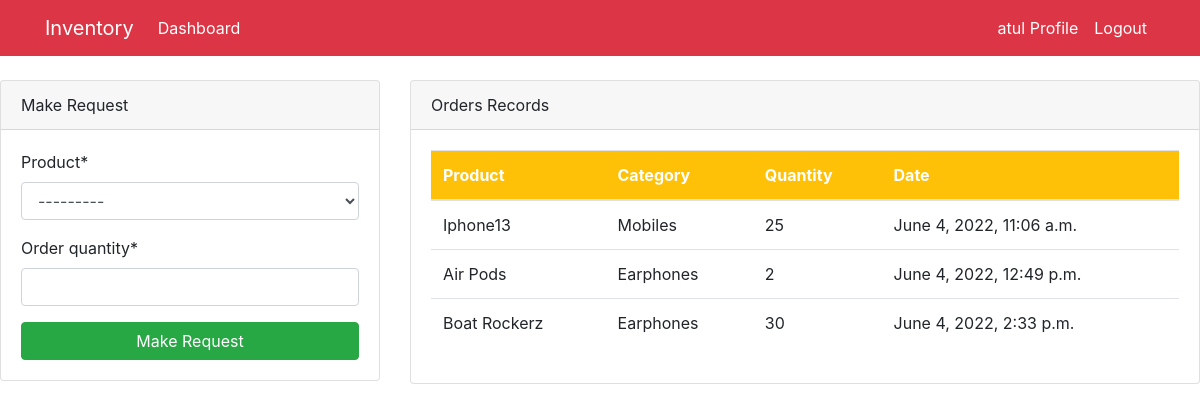
The app's page /dashboard/ (signed in) with its own data.
### dashboard/models.py (models this page shows)
class Order(models.Model):
    product = models.ForeignKey(Product,on_delete=models.CASCADE,null = True)
    staff = models.ForeignKey(User,models.CASCADE,null = True)
    order_quantity = models.PositiveIntegerField(null = True)
    date = models.DateTimeField(auto_now_add = True)
    class Meta:
        verbose_name_plural = 'Order'

class Product(models.Model):
    name = models.CharField(max_length = 100,null=True)
    category = models.CharField(max_length = 100,choices = CATEGORY)
    quantity = models.PositiveIntegerField(null=True)
    class Meta:
        verbose_name_plural = 'Products'
    def __str__(self):
        return f'{self.name}-{self.quantity}'

### dashboard/views.py (the view)
# urls.py: path('dashboard/',views.index,name='dashboard-index'),
@login_required(login_url = 'user-login')
def index(request):
    orders = Order.objects.all()
    products=Product.objects.all()
    product_count = products.count()
    orders_count = orders.count()
    workers = User.objects.all()
    workers_count = workers.count()
    if request.method == 'POST':
        form = OrderForm(request.POST)
        if form.is_valid():
            instance=form.save(commit=False)
            instance.staff=request.user
            instance.save()
            return redirect('dashboard-index')
    else:
        form = OrderForm()
    context={
        'orders':orders,
        'form' : form,
        'products' : products,
        'workers_count' : workers_count,
        'orders_count' : orders_count,
        'product_count':product_count,
    }
    return render(request,'dashboard/index.html',context)

### dashboard/forms.py
class OrderForm(forms.ModelForm):
    class Meta:
        model = Order
        fields = ['product','order_quantity']

### template/dashboard/index.html (shortened to what this page needs)
{%extends 'partials/base.html'%}
{% block content %}
{% if user.is_authenticated and user.is_staff and user.is_superuser%}
{%include 'partials/topnav.html'%}
<div class="container">
    <div class="row my-5">
        <div class="col-md-6">
            <div class="bg-white">
                <canvas id="myChart1" width="400" height="300"></canvas>
                <script>
                    var ctx = document.getElementById('myChart1').getContext('2d');
                    var myChart1 = new Chart(ctx, {
                        type: 'pie',
                        data: {
                            labels: [{% for order in orders %} '{{order.product.name}}',{% endfor %}],
                    datasets: [{
                        label: 'Products',
                        data: [{% for order in orders %} {{ order.order_quantity }}, {% endfor %}],
                        backgroundColor: [
                            'rgba(255, 99, 132, 1)',
                            'rgba(54, 162, 235, 1)',
                            'rgba(255, 206, 86, 1)',
                            'rgba(75, 192, 192, 1)',
                            'rgba(153, 102, 255, 1)',
                            'rgba(255, 159, 64, 1)',
                            'rgba(211, 99, 132, 1)',
                            'rgba(239, 162, 235, 1)',
                            'rgba(255, 206, 86, 1)',
                            'rgba(35, 192, 192, 1)',
                            'rgba(93, 102, 255, 1)',
                            'rgba(25, 159, 64, 1)'
                        ],
                            borderColor: [
                                'rgba(255, 99, 132, 1)',
                                'rgba(54, 162, 235, 1)',
                                'rgba(255, 206, 86, 1)',
                                'rgba(75, 192, 192, 1)',
                                'rgba(153, 102, 255, 1)',
                                'rgba(255, 159, 64, 1)',
                                'rgba(211, 99, 132, 1)',
                                'rgba(239, 162, 235, 1)',
                                'rgba(255, 206, 86, 1)',
                                'rgba(35, 192, 192, 1)',
                                'rgba(93, 102, 255, 1)',
                                'rgba(25, 159, 64, 1)'
                            ],
                                borderWidth: 1
                    }]
                        },
                    options: {
                        scales: {
                            yAxes: [{
                                ticks: {
                                    beginAtZero: true
                                }
                            }]
                        }
                    }
                    });
                </script>
            </div>
        </div>
        <div class="col-md-6">
            <div class="bg-white">
                <canvas id="myChart" width="400" height="300"></canvas>
                <script>
                    var ctx = document.getElementById('myChart').getContext('2d');
                    var myChart = new Chart(ctx, {
                        type: 'bar',
                        data: {
                            labels: [{% for product in products %} '{{product.name}}',{% endfor %}],
                    datasets: [{
                        label: 'Products',
                        data: [{% for product in products %} {{ product.quantity }}, {% endfor %}],
                        backgroundColor: [
                            'rgba(255, 99, 132, 1)',
                            'rgba(54, 162, 235, 1)',
                            'rgba(255, 206, 86, 1)',
                            'rgba(75, 192, 192, 1)',
                            'rgba(153, 102, 255, 1)',
                            'rgba(255, 159, 64, 1)',
                            'rgba(211, 99, 132, 1)',
                            'rgba(239, 162, 235, 1)',
                            'rgba(255, 206, 86, 1)',
                            'rgba(35, 192, 192, 1)',
                            'rgba(93, 102, 255, 1)',
                            'rgba(25, 159, 64, 1)'
                        ],
                            borderColor: [
                                'rgba(255, 99, 132, 1)',
                                'rgba(54, 162, 235, 1)',
                                'rgba(255, 206, 86, 1)',
                                'rgba(75, 192, 192, 1)',
                                'rgba(153, 102, 255, 1)',
                                'rgba(255, 159, 64, 1)',
                                'rgba(211, 99, 132, 1)',
                                'rgba(239, 162, 235, 1)',
                                'rgba(255, 206, 86, 1)',
                                'rgba(35, 192, 192, 1)',
                                'rgba(93, 102, 255, 1)',
                                'rgba(25, 159, 64, 1)'
                            ],
                                borderWidth: 1
                    }]
                    },
                    options: {
                        scales: {
                            yAxes: [{
                                ticks: {
                                    beginAtZero: true
                                }
                            }]
                        }
                    }
                    });
                </script>
            </div>
        </div>
    </div>
</div>
{% else %}
{% include 'dashboard/staff_index.html' %}
{% endif %}
{% endblock %}

### template/partials/nav.html (shortened to what this page needs)
<nav class="navbar navbar-expand-lg navbar-info bg-danger">
    {% if user.is_authenticated %}
    <div class="container">
        <a class="navbar-brand text-white" href="{% url 'dashboard-index' %}">Inventory</a>
        <div class="collapse navbar-collapse" id="navbarSupportedContent">
            <ul class="navbar-nav mr-auto">
                <li class="nav-item active">
                    <a class="nav-link text-white" href="{% url 'dashboard-index' %}">Dashboard </a>
                </li>
            </ul>
            <ul class="navbar-nav ml-auto">
                <li class="nav-item active">
                    <a class="nav-link text-white" href="{% url 'user-profile'  %}">{{user.username}} Profile </a>
                </li>
                <li class="nav-item">
                    <a class="nav-link text-white" href="{% url 'user-logout'  %}">Logout</a>
                </li>
            </ul>
            {% endif %}
        </div>
    </div>
</nav>

### template/dashboard/staff_index.html (shortened to what this page needs)
{% load crispy_forms_tags %}
<div>
    <div class="row mt-4">
        <div class="col-md-4">
            <div class="card">
                <div class="card-header">
                    Make Request
                </div>
                <div class="card-body">
                    <form method="POST">
                        {{ form|crispy }}
                        <input class="btn btn-success btn-block" type="submit" value="Make Request">
                    </form>
                </div>
            </div>
        </div>
        <div class="col-md-8">
            <div class="card">
                <div class="card-header">
                    Orders Records
                </div>
                <div class="card-body">
                    <table class="table bg-white">
                        <thead class="bg-warning text-white">
                            <tr>
                                <th scope="col">Product</th>
                                <th scope="col">Category</th>
                                <th scope="col">Quantity</th>
                                <th scope="col">Date</th>
                            </tr>
                        </thead>
                        <tbody>
                            {% for order in orders %}
                            {% if order.staff == user %}
                            <tr>
                                <td>{{ order.product.name }}</td>
                                <td>{{ order.product.category }}</td>
                                <td>{{ order.order_quantity }}</td>
                                <td>{{ order.date }}</td>
                            </tr>
                            {% endif %}
                            {% endfor %}
                        </tbody>
                    </table>
                </div>
            </div>
        </div>
    </div>
</div>

### static/style.css (style rules this page uses)
body { background: rgb(230, 227, 227); }

### template/partials/base.html (style rules this page uses)
body { background-image: url('https://png.pngtree.com/background/20210712/original/pngtree-light-color-hand-drawn-school-supplies-book-education-background-picture-image_1177989.jpg'); background-repeat: no-repeat; background-size: 100%; }

### records on screen
Order: product.name "Iphone13", product.category "Mobiles", order_quantity "25", date "June 4, 2022, 11:06 a.m."
Order: product.name "Air Pods", product.category "Earphones", order_quantity "2", date "June 4, 2022, 12:49 p.m."
Order: product.name "Boat Rockerz", product.category "Earphones", order_quantity "30", date "June 4, 2022, 2:33 p.m."

### other values on screen
{{ user.username }} "atul"
